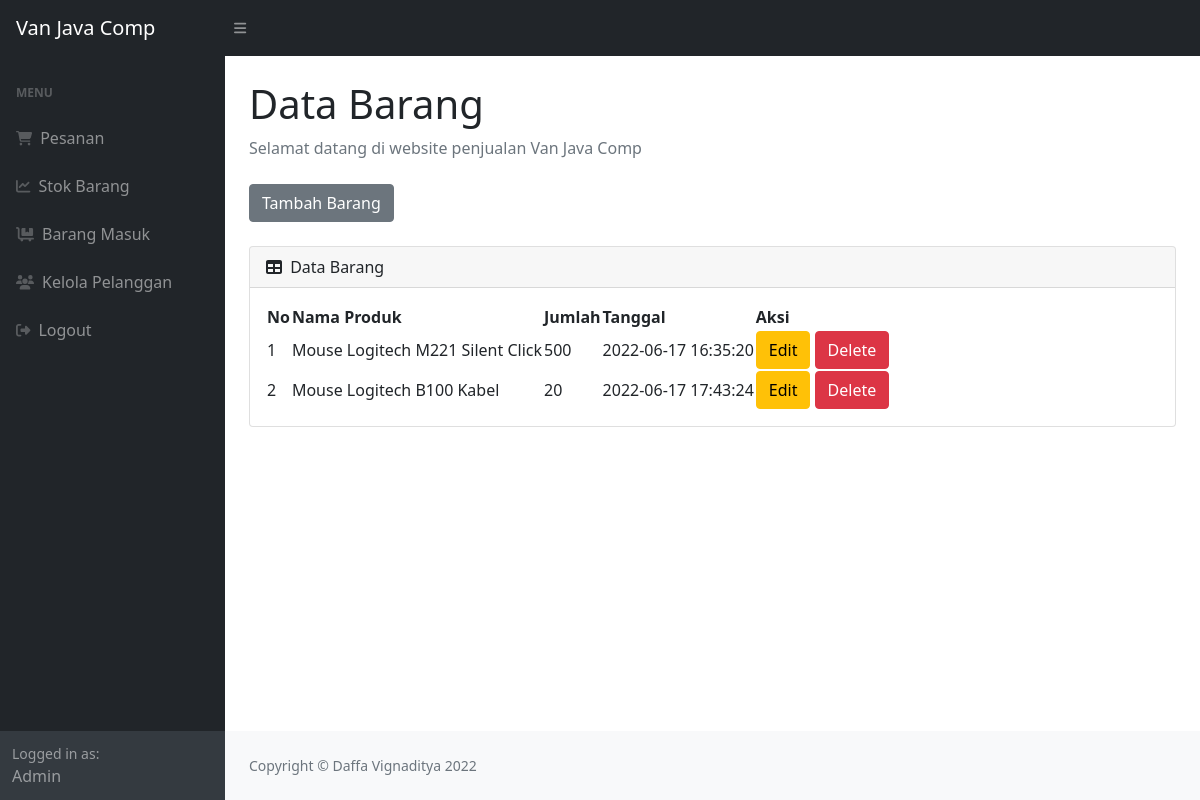
Page /masuk.php (signed in) on the committed database.
### tables this page shows
CREATE TABLE `masuk` (
  `idmasuk` int(11) NOT NULL,
  `idproduk` int(11) NOT NULL,
  `qty` int(11) NOT NULL,
  `tanggalmasuk` timestamp NOT NULL DEFAULT current_timestamp()
);

CREATE TABLE `produk` (
  `idproduk` int(11) NOT NULL,
  `namaproduk` varchar(20) NOT NULL,
  `deskripsi` varchar(30) NOT NULL,
  `harga` int(11) NOT NULL,
  `stock` int(11) NOT NULL
);

### masuk.php (the view, shortened to what this page needs)
<?php
require 'cek.php';
?>
<!DOCTYPE html>
<html lang="en">
    <head>
        <link href="https://cdn.jsdelivr.net/npm/simple-datatables@latest/dist/style.css" rel="stylesheet" />
        <link href="css/styles.css" rel="stylesheet" />
    </head>
    <body class="sb-nav-fixed">
        <nav class="sb-topnav navbar navbar-expand navbar-dark bg-dark">
            <a class="navbar-brand ps-3" href="index.php">Van Java Comp</a>
            <button class="btn btn-link btn-sm order-1 order-lg-0 me-4 me-lg-0" id="sidebarToggle" href="#!"><i class="fas fa-bars"></i></button>
        </nav>
        <div id="layoutSidenav">
            <div id="layoutSidenav_nav">
                <nav class="sb-sidenav accordion sb-sidenav-dark" id="sidenavAccordion">
                    <div class="sb-sidenav-menu">
                        <div class="nav">
                            <div class="sb-sidenav-menu-heading">MENU</div>
                            <a class="nav-link" href="index.php">
                                <div class="sb-nav-link-icon"><i class="fas fa-shopping-cart"></i></div>
                                Pesanan
                            </a>
                            <a class="nav-link" href="stock.php">
                                <div class="sb-nav-link-icon"><i class="fas fa-chart-line"></i></div>
                                Stok Barang
                            </a>
                            <a class="nav-link" href="masuk.php">
                                <div class="sb-nav-link-icon"><i class="fas fa-dolly-flatbed"></i></div>
                                Barang Masuk
                            </a>
                            <a class="nav-link" href="pelanggan.php">
                                <div class="sb-nav-link-icon"><i class="fas fa-users"></i></div>
                                Kelola Pelanggan
                            </a>
                            <a class="nav-link" href="logout.php">
                                <div class="sb-nav-link-icon"><i class="fas fa-sign-out-alt"></i></div>
                                Logout
                            </a>
                        </div>
                    </div>
                    <div class="sb-sidenav-footer">
                        <div class="small">Logged in as:</div>
                        Admin
                    </div>
                </nav>
            </div>
            <div id="layoutSidenav_content">
                <main>
                    <div class="container-fluid px-4">
                        <h1 class="mt-4">Data Barang</h1>
                        <ol class="breadcrumb mb-4">
                            <li class="breadcrumb-item active">Selamat datang di website penjualan Van Java Comp</li>
                        </ol>
                            <button type="button" class="btn btn-secondary mb-4" data-bs-toggle="modal" data-bs-target="#myModal">
                            Tambah Barang
                            </button>
                        <div class="card mb-4">
                            <div class="card-header">
                                <i class="fas fa-table me-1"></i>
                                Data Barang
                            </div>
                            <div class="card-body">
                                <table id="datatablesSimple">
                                    <thead>
                                        <tr>
                                            <th>No</th>
                                            <th>Nama Produk</th>
                                            <th>Jumlah</th>
                                            <th>Tanggal</th>
                                            <th>Aksi</th>
                                        </tr>
                                    </thead>
                                    <?php
                                    $get = mysqli_query($c,"select * from masuk m, produk p where m.idproduk=p.idproduk");
                                    $i = 1;
                                    while($p=mysqli_fetch_array($get)){
                                    $namaproduk = $p['namaproduk'];
                                    $deskripsi = $p['deskripsi'];
                                    $qty = $p['qty'];
                                    $idmasuk = $p['idmasuk'];
                                    $tanggal = $p['tanggalmasuk'];
                                    ?>
                                        <tr>
                                            <td><?=$i++;?></td>
                                            <td><?=$namaproduk;?> <?=$deskripsi;?></td>
                                            <td><?=$qty;?></td>
                                            <td><?=$tanggal;?></td>
                                            <td>
                                                <button type="button" class="btn btn-warning" data-bs-toggle="modal" data-bs-target="#edit<?=$idmasuk;?>">
                                                Edit
                                                </button>
                                                <button type="button" class="btn btn-danger" data-bs-toggle="modal" data-bs-target="#delete<?=$idmasuk;?>">
                                                Delete
                                                </button>
                                            </td>
                                        </tr>
                                        <?php
                                        };
                                        ?>
                                </table>
                            </div>
                        </div>
                    </div>
                </main>
                <footer class="py-4 bg-light mt-auto">
                    <div class="container-fluid px-4">
                        <div class="d-flex align-items-center justify-content-between small">
                            <div class="text-muted">Copyright &copy; Daffa Vignaditya 2022</div>
                        </div>
                    </div>
                </footer>
            </div>
        </div>
    </body>
</html>

### rows in the picture
masuk: idproduk.namaproduk "Mouse Logitech", idproduk.deskripsi "M221 Silent Click", qty "500", tanggalmasuk "2022-06-17 16:35:20"
masuk: idproduk.namaproduk "Mouse Logitech", idproduk.deskripsi "B100 Kabel", qty "20", tanggalmasuk "2022-06-17 17:43:24"
